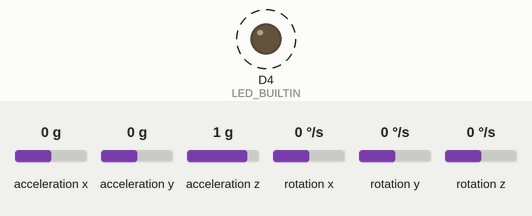
Recording of a sketch running on a simulated ESP8266 (NodeMCU). On the bench: output pins drawn as LEDs (lit = HIGH, except the on-board LED, lit = LOW). Wiring (inferred from the names in the program): MPU-6050 motion sensor at I2C address 0x68. Dashed ring = blinking. The inputs (shaded band) are chosen by the test bench; at power-on: acceleration x 0 g, acceleration y 0 g, acceleration z 1 g, rotation x 0 °/s, rotation y 0 °/s, rotation z 0 °/s. What the sketch prints to the serial monitor is not drawn.

Above: at 0.2 s.
Timing chart, 0 to 3.0 s (numbered marks = the images above):
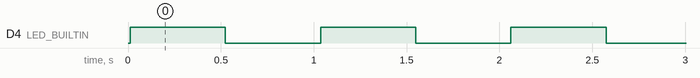

Measured:
- by itself, D4 (LED_BUILTIN): alternates HIGH for 0.51 s and LOW for 0.51 s

The sketch:

nodemcu_mpu6050.ino
```cpp
#include <Wire.h>

const int MPU_ADDR =      0x68; // Address setting sensor MPU6050 (0x68)
const int WHO_AM_I =      0x75; // Device identification record
const int PWR_MGMT_1 =    0x6B; // Power management configuration log
const int GYRO_CONFIG =   0x1B; // Gyro configuration record
const int ACCEL_CONFIG =  0x1C; // Accelerometer setup log
const int ACCEL_XOUT =    0x3B; // Accelerometer X-axis read record

const int sda_pin = D2; // Pin definition I2C SDA
const int scl_pin = D1; // Pin definition I2C SCL

bool led_state = false;

// Variables to store the raw data of the accelerometer
int16_t AcX, AcY, AcZ, Tmp, GyX, GyY, GyZ;


void setup(){

  pinMode(LED_BUILTIN, OUTPUT);

  Serial.begin(115200);
  Serial.println("\nStarting the MPU6050\n");

  initI2C();
  initMPU();

  checkMPU(MPU_ADDR);
}

void loop() {
  readRawMPU();// Reads sensor data
  delay(500);
}

void initI2C(){
  Wire.begin(sda_pin, scl_pin);
}

void initMPU(){
  setSleepOff();
  setGyroScale();
  setAccelScale();
}

void writeRegMPU(int reg, int val){     // Accepts a record and a value as parameter
  Wire.beginTransmission(MPU_ADDR);     // Initiates communication with the MPU6050 address
  Wire.write(reg);                      // Sends the record with which you want to work
  Wire.write(val);                      // Write the value in the registry
  Wire.endTransmission(true);           // The transmission ends
}

uint8_t readRegMPU(uint8_t reg){        // Accepts a record as a parameter
  uint8_t data;
  Wire.beginTransmission(MPU_ADDR);     // Initiates communication with the MPU6050 address
  Wire.write(reg);                      // Sends the record with which you want to work
  Wire.endTransmission(false);          // Ends transmission but continues with I2C open (sends STOP and START)
  Wire.requestFrom(MPU_ADDR, 1);        // Configures to receive 1 byte from the record chosen above.
  data = Wire.read();                   // Reads the byte and saves in 'date'
  return data;                          // Returns 'date'
}

void findMPU(int mpu_addr){
  Wire.beginTransmission(MPU_ADDR);
  int data = Wire.endTransmission(true);
  if(data == 0){
    Serial.print("Device found at address: 0x");
    Serial.println(MPU_ADDR, HEX);
  }
  else{
    Serial.println("Device not found!");
  }
}

void checkMPU(int mpu_addr){
  findMPU(MPU_ADDR);

  int data = readRegMPU(WHO_AM_I); // Register 117 – Who Am I - 0x75

  if(data == 104){
    Serial.println("MPU6050 Device responded OK! (104)");
    data = readRegMPU(PWR_MGMT_1); // Register 107 – Power Management 1-0x6B
    if(data == 64) Serial.println("MPU6050 in SLEEP mode! (64)");
    else Serial.println("MPU6050 in ACTIVE mode!");
  }
  else Serial.println("Check Device - MPU6050 NOT AVAILABLE!");
}

void setSleepOff(){
  writeRegMPU(PWR_MGMT_1, 0);
}
/*-------------------------------------------------------------------------------
    Function to configure the gyro scales
    Gyroscope scale register: 0x1B [4: 3]
    0 is 250 °/s

    FS_SEL  Full Scale Range
      0        ± 250 °/s      0b00000000
      1        ± 500 °/s      0b00001000
      2        ± 1000 °/s     0b00010000
      3        ± 2000 °/s     0b00011000
*/
void setGyroScale(){
  writeRegMPU(GYRO_CONFIG, 0);
}
/*------------------------------------------------------------------------------
    Function to configure the accelerometer scales
    Accelerometer scale record: 0x1C [4: 3]
    0 is 250 °/s

    AFS_SEL   Full Scale Range
      0           ± 2g            0b00000000
      1           ± 4g            0b00001000
      2           ± 8g            0b00010000
      3           ± 16g           0b00011000
*/
void setAccelScale(){
  writeRegMPU(ACCEL_CONFIG, 0);
}
/*------------------------------------------------------------------------------
    Function that reads the raw data of the sensor
    Are 14 bytes in total being they 2 bytes for each axis and 2 bytes for temperature:

    0x3B 59 ACCEL_XOUT[15:8]
    0x3C 60 ACCEL_XOUT[7:0]
    0x3D 61 ACCEL_YOUT[15:8]
    0x3E 62 ACCEL_YOUT[7:0]
    0x3F 63 ACCEL_ZOUT[15:8]
    0x40 64 ACCEL_ZOUT[7:0]

    0x41 65 TEMP_OUT[15:8]
    0x42 66 TEMP_OUT[7:0]

    0x43 67 GYRO_XOUT[15:8]
    0x44 68 GYRO_XOUT[7:0]
    0x45 69 GYRO_YOUT[15:8]
    0x46 70 GYRO_YOUT[7:0]
    0x47 71 GYRO_ZOUT[15:8]
    0x48 72 GYRO_ZOUT[7:0]

*/
void readRawMPU(){
  Wire.beginTransmission(MPU_ADDR);       // Initiates communication with the MPU6050 address
  Wire.write(ACCEL_XOUT);                 // Sends the record with which you want to work, starting with record 0x3B (ACCEL_XOUT_H)
  Wire.endTransmission(false);            // Ends transmission but continues with I2C open (sends STOP and START)
  Wire.requestFrom(MPU_ADDR, 14);         // Configures to receive 14 bytes starting from the record chosen above (0x3B)

  AcX = Wire.read() << 8;                 // Reads the most significant byte first
  AcX |= Wire.read();                     // Then reads the least significant bit
  AcY = Wire.read() << 8;
  AcY |= Wire.read();
  AcZ = Wire.read() << 8;
  AcZ |= Wire.read();

  Tmp = Wire.read() << 8;
  Tmp |= Wire.read();

  GyX = Wire.read() << 8;
  GyX |= Wire.read();
  GyY = Wire.read() << 8;
  GyY |= Wire.read();
  GyZ = Wire.read() << 8;
  GyZ |= Wire.read();

  Serial.print("AcX = "); Serial.print(AcX);
  Serial.print(" | AcY = "); Serial.print(AcY);
  Serial.print(" | AcZ = "); Serial.print(AcZ);
  Serial.print(" | Tmp = "); Serial.print(Tmp/340.00+36.53);
  Serial.print(" | GyX = "); Serial.print(GyX);
  Serial.print(" | GyY = "); Serial.print(GyY);
  Serial.print(" | GyZ = "); Serial.println(GyZ);

  led_state = !led_state;
  digitalWrite(LED_BUILTIN, led_state);         // Flashes NodeMCU LED at each sensor reading
  delay(10);
}
```
